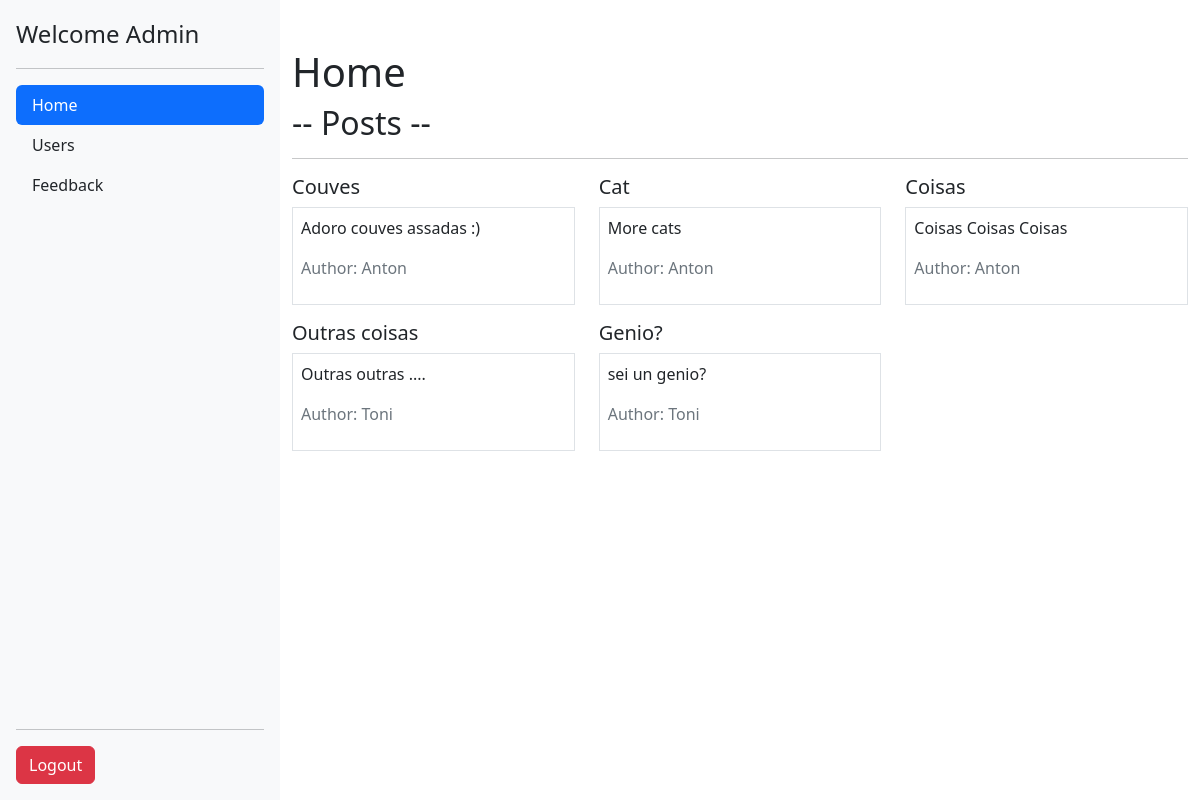
Page /interfaces/shared/home.php (signed in) on the earlier database version.
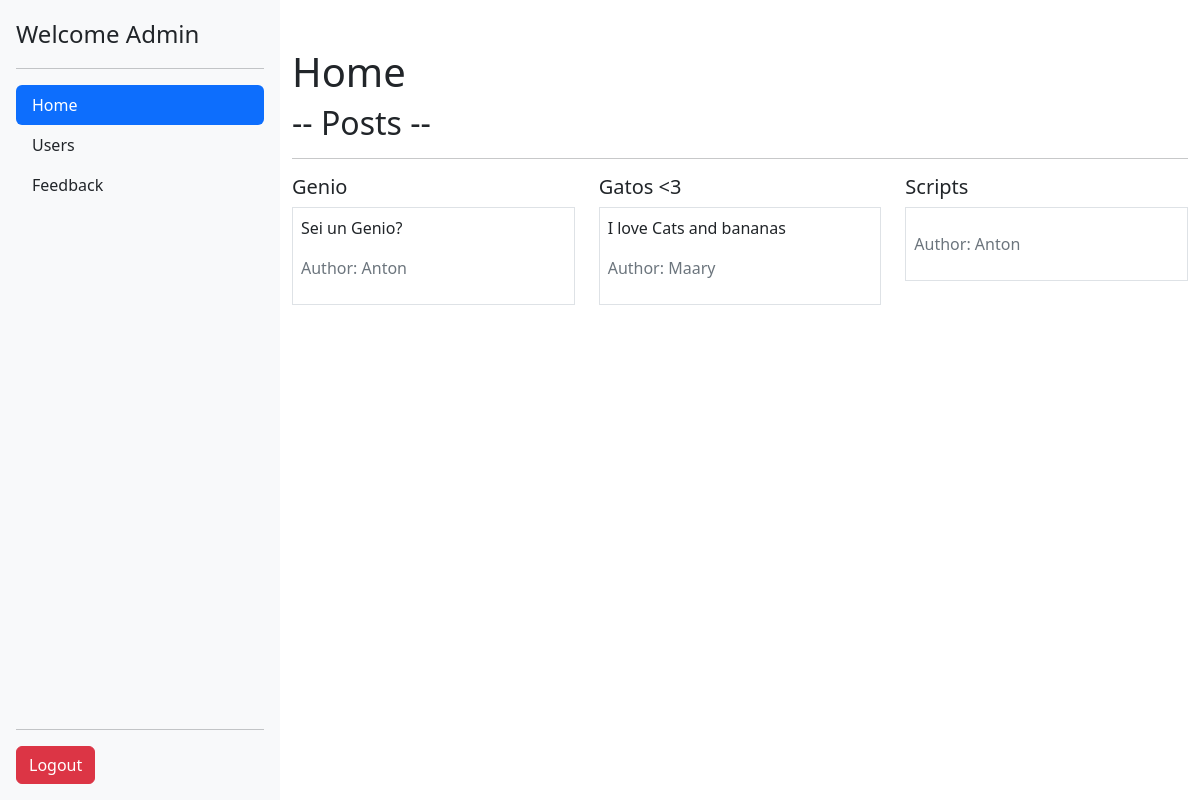
Same page on the later database version.
### tables this page shows
CREATE TABLE `posts` (
  `id_post` int NOT NULL AUTO_INCREMENT,
  `title` varchar(64) DEFAULT NULL,
  `description` varchar(255) DEFAULT NULL,
  `id_user` int DEFAULT NULL,
  `hide` int DEFAULT NULL,
  PRIMARY KEY (`id_post`),
  KEY `id_user` (`id_user`),
  CONSTRAINT `posts_ibfk_1` FOREIGN KEY (`id_user`) REFERENCES `users` (`id_user`)
);

CREATE TABLE `users` (
  `id_user` int NOT NULL AUTO_INCREMENT,
  `name` varchar(255) DEFAULT NULL,
  `name_user` varchar(30) DEFAULT NULL,
  `password` varchar(22) DEFAULT NULL,
  `role` varchar(14) DEFAULT NULL,
  `status` int NOT NULL,
  PRIMARY KEY (`id_user`)
);

### interfaces/shared/home.php (the view, shortened to what this page needs)
<?php
include('../../data/conn.php');
$active_page = 'Home';
include('head.php');
include('sidebar.php');
$sql = "SELECT posts.*, users.* FROM posts INNER JOIN users ON posts.id_user = users.id_user;";
$res = mysqli_query($conn, $sql);
$posts = [];
if ($row = mysqli_num_rows($res) > 0) {
	while ($row = mysqli_fetch_assoc($res)) {
		array_push($posts, $row);
	}
}
?>
<div class="container mt-5">
	<h1>Home</h1>
	<h2>-- Posts -- </h2>
	<hr>
	<div class="row">
		<?php foreach ($posts as $post) : ?>
			<div class="col-4">
				<h5><?php echo $post['title'] ?></h5>
				<div class="form-floating border mb-3 p-2">
					<p><?php echo $post['description'] ?></p>
					<p class="text-muted">Author: <?php echo $post['name_user'] ?></p>
				</div>
			</div>
		<?php endforeach; ?>
	</div>
</div>
</main>
<?php
include('scripts.php');
?>

### interfaces/shared/head.php (shortened to what this page needs)
<!DOCTYPE html>
<html lang="en">
<head>
	<link rel="stylesheet" href="https://cdn.jsdelivr.net/npm/bootstrap@5.2.3/dist/css/bootstrap.min.css">
</head>

### interfaces/shared/sidebar.php (shortened to what this page needs)
<main class="d-flex flex-nowrap" style="height: 100vh;">
	<div class="d-flex flex-column flex-shrink-0 p-3 bg-light" style="width: 280px;">
		<a href="/interfaces/shared/home.php" class="d-flex align-items-center mb-3 mb-md-0 me-md-auto link-dark text-decoration-none">
			<span class="fs-4">Welcome
				<?php echo $_SESSION['user'] ?>
			</span>
		</a>
		<hr>
		<ul class="nav nav-pills flex-column mb-auto">
			<li class="nav-item">
				<a href="/interfaces/shared/home.php" <?php echo $active_page == 'Home' ? ' class="active nav-link"' : ''; ?> class="nav-link link-dark">
					Home
				</a>
			</li>
			<?php if ($_SESSION['role'] == 'Admin') : ?>
				<li>
					<a href="/interfaces/admin/users.php" <?php echo $active_page == 'Users' ? ' class="active nav-link"' : ''; ?> class="nav-link link-dark">
						Users
					</a>
				</li>
				<li>
					<a href="/interfaces/admin/feedback.php" <?php echo $active_page == 'Feedback' ? ' class="active nav-link"' : ''; ?> class="nav-link link-dark">
						Feedback
					</a>
				</li>
			<?php endif; ?>
		</ul>
		<hr>
		<form action="/interfaces/shared/logout.php">
			<button type="submit" class="btn btn-danger">Logout</button>
		</form>
	</div>

### interfaces/shared/scripts.php (shortened to what this page needs)
</body>
</html>

Differences in the rows shown:
removed posts: title "Cat", description "More cats", id_user.name_user "Anton"
removed posts: title "Outras coisas", description "Outras outras ....", id_user.name_user "Toni"
removed posts: title "Genio?", description "sei un genio?", id_user.name_user "Toni"
changed posts: title "Couves" → "Genio"; description "Adoro couves assadas :)" → "Sei un Genio?"
added posts: title "Gatos <3", description "I love Cats and bananas", id_user.name_user "Maary"
changed posts: title "Coisas" → "Scripts"; description "Coisas Coisas Coisas" → (not shown)
